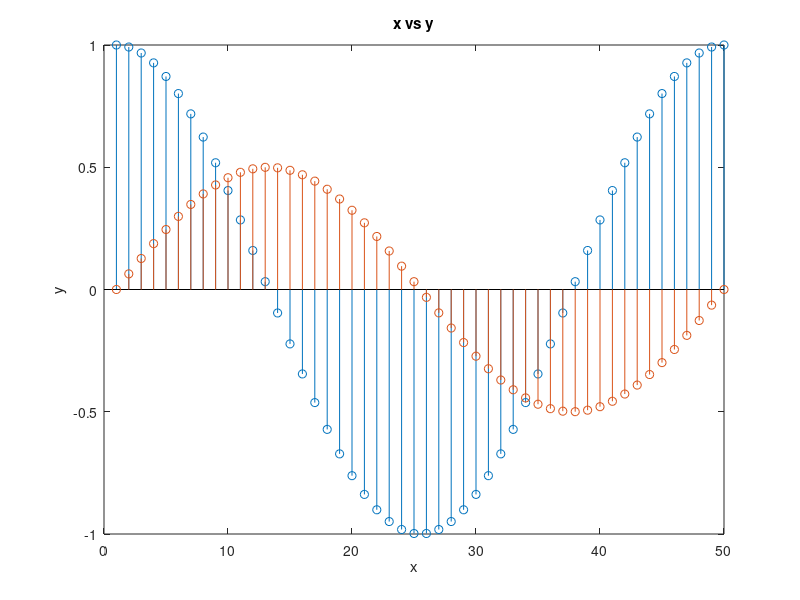

The MATLAB source for this figure:
clear All
clc
close all
X = linspace(0,2*pi,50)';
Y = [cos(X), 0.5*sin(X)];
grid on
stem(Y)
xlabel('x')
ylabel('y')
title('x vs y')